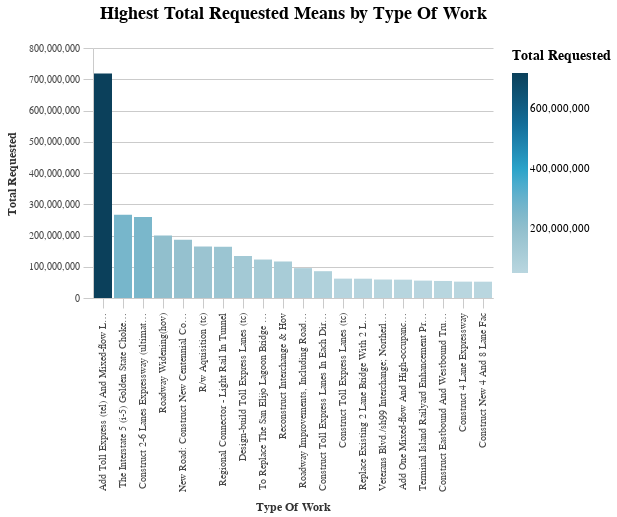

Notebook code for this chart:
### Code cell
test_chartfunc_sum(df, "total_requested", aggregate_by="type_of_work", aggfunc="mean")

### Figure 1 — Vega-Lite specification as saved in the notebook (floating-point values rounded to 4 significant figures)
{"width": 400, "height": 250, "background": "white", "config": {"title": {"fontSize": 18, "font": "Raleway", "anchor": "middle", "fontColor": "#333", "fontWeight": "bold", "offset": 20}, "header": {"labelFont": "Nunito Sans", "titleFont": "Raleway"}, "axis": {"domain": true, "domainColor": "#cbcbcb", "grid": true, "gridColor": "#cbcbcb", "gridWidth": 1, "labelColor": "#474747", "labelFontSize": 10, "titleColor": "#333", "tickColor": "#cbcbcb", "tickSize": 10, "titleFontSize": 12, "titlePadding": 10, "labelPadding": 4}, "axisBand": {"grid": false}, "range": {"category_bright": ["#2EA8CE", "#EB9F3C", "#F4D837", "#51BF9D", "#8CBCCB", "#9487C0"], "category_bold": ["#136C97", "#E16B26", "#F6BF16", "#00896B", "#7790A3", "#5B559C"], "diverging": ["#E16B26", "#EB9F3C", "#f6e7e1", "#8CBCCB", "#2EA8CE", "#136C97"], "sequential": ["#B9D6DF", "#8CBCCB", "#2EA8CE", "#136C97", "#0B405B"]}, "legend": {"labelFont": "Nunito Sans", "labelFontSize": 11, "symbolType": "square", "symbolSize": 30, "titleFont": "Raleway", "titleFontSize": 14, "titlePadding": 10, "padding": 1, "orient": "right", "labelLimit": 0}, "view": {"stroke": "transparent"}, "group": {"fill": "white"}, "arc": {"fill": "#8CBCCB"}, "area": {"fill": "#8CBCCB"}, "line": {"stroke": "#8CBCCB", "strokeWidth": 2}, "trail": {"color": "#8CBCCB", "stroke": "#8CBCCB", "strokeWidth": 0, "size": 1}, "path": {"stroke": "#8CBCCB", "strokeWidth": 0.5}, "rect": {"fill": "#8CBCCB"}, "point": {"filled": true, "shape": "circle"}, "shape": {"stroke": "#8CBCCB"}, "text": {"font": "Nunito Sans", "color": "#8CBCCB", "fontSize": 11, "align": "center", "fontWeight": 400, "size": 11}, "bar": {"binSpacing": 2, "fill": "#8CBCCB", "stroke": false}}, "data": {"name": "data-4c4646a2c545c2d62ced2ba9886512cb"}, "mark": "bar", "encoding": {"color": {"field": "total_requested", "legend": {"title": "Total Requested"}, "scale": {"range": ["#B9D6DF", "#8CBCCB", "#2EA8CE", "#136C97", "#0B405B"]}, "type": "quantitative"}, "x": {"field": "type_of_work", "sort": "-y", "title": "Type Of Work", "type": "nominal"}, "y": {"field": "total_requested", "title": "Total Requested", "type": "quantitative"}}, "title": "Highest Total Requested Means by Type Of Work", "$schema": "https://vega.github.io/schema/vega-lite/v4.17.0.json", "datasets": {"data-4c4646a2c545c2d62ced2ba9886512cb": [{"type_of_work": "Add Toll Express (tel) And Mixed-flow Lanes In Each Direction", "total_requested": 718400000.0}, {"type_of_work": "The Interstate 5 (i-5) Golden State Chokepoint Relief Project (the Project) Offers A ", "total_requested": 266800000.0}, {"type_of_work": "Construct 2-6 Lanes Expressway (ultimate Build-out) - Phase 1 > Constructs 4 ", "total_requested": 259500000.0}, {"type_of_work": "Roadway Widening(hov)", "total_requested": 199900000.0}, {"type_of_work": "New Road: Construct New Centennial Corridor Mainline And Interchange And", "total_requested": 186700000.0}, {"type_of_work": "R/w Aquisition (tc)", "total_requested": 165000000.0}, {"type_of_work": "Regional Connector - Light Rail In Tunnel", "total_requested": 164000000.0}, {"type_of_work": "Design-build Toll Express Lanes (tc)", "total_requested": 134300000.0}, {"type_of_work": "To Replace The San Elijo Lagoon Bridge And Uc. Construct Hov Lanes, San Elijo", "total_requested": 123100000.0}, {"type_of_work": "Reconstruct Interchange & Hov", "total_requested": 116900000.0}, {"type_of_work": "Roadway Improvements, Including Roadway Resurfacing, Streetcar Track ", "total_requested": 95550000.0}, {"type_of_work": "Construct Toll Express Lanes In Each Direction", "total_requested": 85780000.0}, {"type_of_work": "Construct Toll Express Lanes (tc)", "total_requested": 61980000.0}, {"type_of_work": "Replace Existing 2 Lane Bridge With 2 Lane Bridge, Existing Bridge To Be Removed", "total_requested": 61790000.0}, {"type_of_work": "Veterans Blvd./sh99 Interchange; Northerly Jug Handle; Veterans Blvd. ", "total_requested": 59150000.0}, {"type_of_work": "Add One Mixed-flow And High-occupancy Lane In Each Direction And Repair", "total_requested": 58700000.0}, {"type_of_work": "Terminal Island Railyard Enhancement Project: This Project Entails The Addition ", "total_requested": 55650000.0}, {"type_of_work": "Construct Eastbound And Westbound Truck Lanes", "total_requested": 54570000.0}, {"type_of_work": "Construct 4 Lane Expressway", "total_requested": 52400000.0}, {"type_of_work": "Construct New 4 And 8 Lane Fac", "total_requested": 52220000.0}]}}
